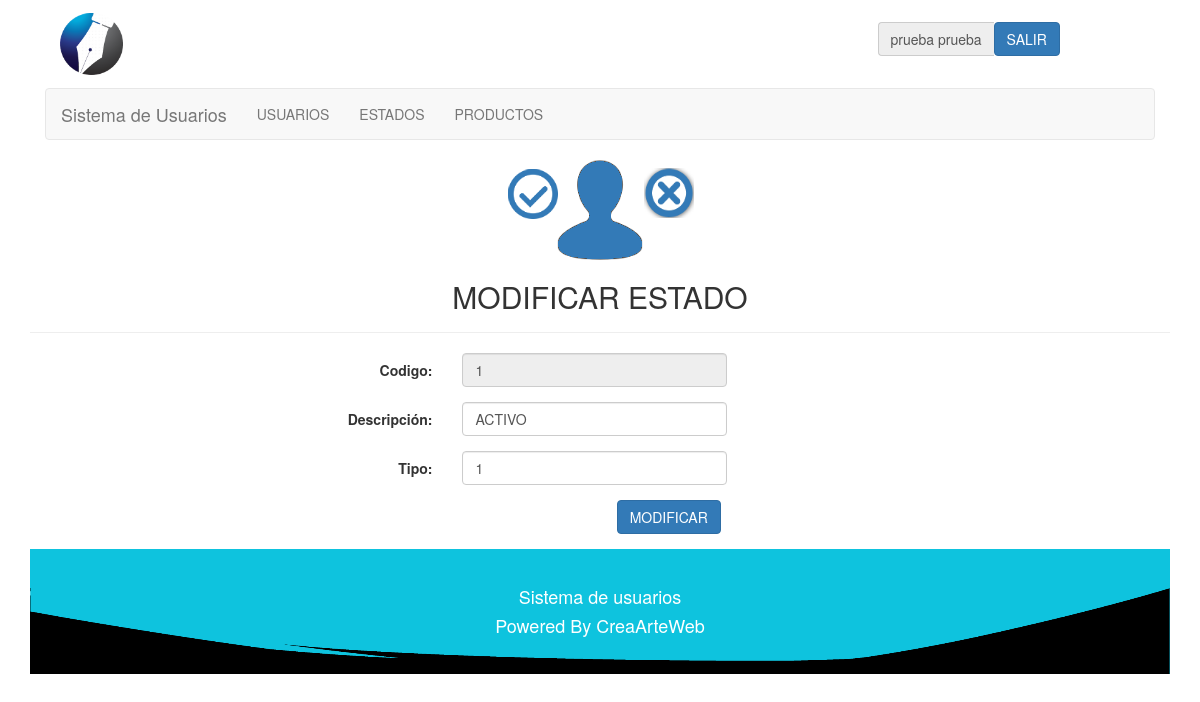
The page /php/estados/modificarEstado.php?codigoConsulta=1 (signed in) on the database its author committed.
### tables this page shows
CREATE TABLE IF NOT EXISTS `modulo` (
  `codigomodulo` int(10) NOT NULL,
  `descripcion` varchar(40) NOT NULL,
  `ruta` varchar(40) NOT NULL,
  `tipo` int(2) NOT NULL COMMENT '1-normal, 2-submenu, 3-principal submenu',
  PRIMARY KEY (`codigomodulo`)
);

CREATE TABLE IF NOT EXISTS `estado` (
  `codigoestado` int(3) NOT NULL AUTO_INCREMENT,
  `descripcion` varchar(30) NOT NULL,
  `tipo` int(3) NOT NULL COMMENT '1-estados usuarios, 2-estado de prestamos, 3-estados de recurso',
  PRIMARY KEY (`codigoestado`)
);

### php/lib/session.php (called while the page is built, shortened)
<?php
	include("../class/Usuario.php");
	include("../class/Modulo.php");
	include("../class/Estado.php");
	if (!isset($_SESSION["iniciada"]))
	{
		header( "location:../lib/logout.php" );
	}
	else
	{
		$miUsuario = unserialize( $_SESSION['miUsuario'] );
	}
?>

### php/class/Usuario.php (called while the page is built, shortened)
<?php
	class Usuario
	{
		private $perfil;
		function getPerfil()
		{
			return $this->perfil;
		}
	}
?>

### php/class/Modulo.php (called while the page is built, shortened)
<?php
	class Modulo
	{
		var $conexion;
		function setConexion ( $conexion )
		{
			$this -> conexion = $conexion;
		}
		function consultarUnModulo( $id )
		{
			$query = "SELECT *
					FROM modulo
					WHERE codigomodulo=$id";
			$this -> conexion -> conectar();
			$this -> conexion -> consultarRegistro( $query );
			$matrix = $this -> conexion->getMatrix();
			return $matrix;
		}
		function consultarModulosPerfil( $perfil )
		{
			$query = "SELECT * FROM perfilmodulo WHERE codigoperfil = '$perfil' ORDER BY codigomodulo";
			$this -> conexion -> conectar();
			$this -> conexion -> consultarRegistro( $query );
			$matrix = $this -> conexion->getMatrix();
			return $matrix;
		}
	}
?>

### php/lib/conexion.php (called while the page is built, shortened)
<?php
	class Conexion
	{
		private $servidor;
		private $usuario;
		private $enlace;
		private $consulta;
		function Conexion( $servidor, $bd, $usuario, $pass )
		{
			$this->servidor = $servidor;
			$this->bd = $bd;
			$this->usuario = $usuario;
		}
		function conectar()
		{
			$this->enlace = mysql_connect( $this->servidor, $this->usuario);
		}
		function consultarRegistro( $query )
		{
			$this->consulta = mysql_query( $query, $this->enlace );
		}
		function getMatrix()
		{
			$matrix = array();
			while( $row = mysql_fetch_array( $this->consulta ) )
			{
				$matrix[] = $row;
			}
			return $matrix;
		}
	}
?>

### php/class/Estado.php (called while the page is built, shortened)
<?php
	class Estado
	{
		private $codigo;
		private $descripcion;
		private $tipo;
		var $conexion;
		function Estado( $codigo,  $descripcion, $tipo )
		{
			$this->codigo = $codigo;
			$this->descripcion = $descripcion;
			$this->tipo = $tipo;
		}
		function getCodigo()
		{
			return $this->codigo;
		}
		function setCodigo( $codigo )
		{
			$this->codigo = $codigo;
		}
		function getDescripcion()
		{
			return $this->descripcion;
		}
		function setDescripcion( $descripcion )
		{
			$this->descripcion = $descripcion;
		}
		function getTipo()
		{
			return $this->tipo;
		}
		function setTipo( $tipo )
		{
			$this->tipo = $tipo;
		}
		function setConexion ( $conexion )
		{
			$this -> conexion = $conexion;
		}
		function consultarUnEstado( $id )
		{
			$query = "SELECT * FROM estado WHERE codigoestado='$id'";
			$this -> conexion -> conectar();
			$this -> conexion -> consultarRegistro( $query );
			$matrix = $this -> conexion->getMatrix();
			return $matrix;
		}
	}
?>

### php/estados/modificarEstado.php (the view, shortened to what this page needs)
<?php
	include("../lib/session.php");
?>
<html>
	<head>
		<link href = "../../css/bootstrap.min.css" rel = "stylesheet" type = "text/css" />
		<link href = "../../css/estilo.css" rel = "stylesheet" type = "text/css" />
	</head>
	<body>
		<div class="container">
			<div class ="col-lg-12 col-md-12 col-sm-12 col-xs-12" id='cabecera'>
				<?php
					include('../lib/barraUsuario.php');
				?>
			</div>
			<div class="col-lg-12 col-md-12 col-sm-12 col-xs-12" id='menu'>
				<?php
					include('../lib/menu.php');
				?>
			</div>
			<div class="page-header" align = "center">
				<image src='../../img/estado.png' class='img-responsive'>
				<h2>MODIFICAR ESTADO</h2>
			</div>
				<?php
				if( isset( $_GET['codigoConsulta'] ) )
				{
					$miVariable =  $_GET['codigoConsulta'];
					$miEstado = new Estado( $miVariable, "", "" );
					$miEstado -> setConexion( $conexion );
					$arregloModulo = $miEstado -> consultarUnEstado( $miVariable );
					if( $arregloModulo )
					foreach( $arregloModulo as $estadoConsulta )
					{
						$miEstado -> setCodigo( $estadoConsulta[0] );
						$miEstado -> setDescripcion( $estadoConsulta[1] );
						$miEstado -> setTipo( $estadoConsulta[2] );
					}
					$codigo = $miEstado -> getCodigo();
					$descripcion = $miEstado -> getDescripcion();
					$tipo = $miEstado -> getTipo();
				}
				else
				{
					$codigo = '';
					$descripcion = '';
					$tipo = '';
				}
			?>
			<div align='center' class="col-lg-offset-3 col-md-offset-3">
				<form class="form-horizontal" role="form" action="modificar.php" method="post">
					<div class="form-group">
			  	    	<label for="codigo" class="col-sm-2 control-label">Codigo:</label>
			  	    	<div class="col-sm-4">
			  	      		<input type="text" class="form-control" id="codigo"
			  		      		name="codigo" value='<?php echo $codigo; ?>' readonly="readonly" placeholder="id" required minlength=1/>
			  		    </div>
			  	  	</div>
			  	  	<div class="form-group">
		  	  		    <label for="descripcion" class="col-sm-2 control-label">Descripción:</label>
		  	  		    <div class="col-sm-4">
		  	  		      <input type="text" class="form-control" id="descripcion"
		  	  		      		name="descripcion" value='<?php echo $descripcion; ?>' placeholder="descripción" required/>
		  	  		    </div>
		  	  	  	</div>
		  	  	  	<div class="form-group">
		  	  		    <label for="type" class="col-sm-2 control-label">Tipo:</label>
		  	  		    <div class="col-sm-4">
		  	  		      <input type="text" class="form-control" id="type"
		  	  		      		name="tipo" value='<?php echo $tipo; ?>' placeholder="tipo" required/>
		  	  		    </div>
		  	  	  	</div>
					<div class="form-group">
					    <div class="col-sm-10">
					    	<button type="submit" class="btn btn-primary">MODIFICAR</button>
					    </div>
				  	</div>
				</form>
			</div>
			<div id="footer" class="col-lg-12 col-md-12 col-sm-12 col-xs-12">
				<?php
					include('../lib/footer.php');
				?>
			</div>
		</div>
	</body>
</html>

### php/lib/menu.php (shortened to what this page needs)
<nav class="navbar navbar-default">
	<div class="container-fluid">
		<div class="navbar-header">
		  	<a class="navbar-brand" href="../lib/home.php">
			  	Sistema de Usuarios
		  	</a>
		</div>
		<div class="collapse navbar-collapse" id="bs-example-navbar-collapse-1">
			<ul class="nav navbar-nav">
				<?php
					$miModulo = new Modulo( "", "", "", "" );
					$miModulo -> setConexion( $conexion );
					$modulosPerfil = $miModulo -> consultarModulosPerfil( $miUsuario->getPerfil() );
					if( $modulosPerfil )
					foreach( $modulosPerfil as $moduloP )
					{
						$modulo = $miModulo->consultarUnModulo( $moduloP[2] );
						if( $modulo )
						foreach( $modulo as $modulo2 )
						{
							if( $modulo2['3'] == 1  )
							{
								echo "<li class='divider-vertical'><a href='".$modulo2['2']."'>".$modulo2['1']."</a></li>";
							}
						}
					}
				?>
		  	</ul>
		</div>
	</div>
</nav>

### css/estilo.css (style rules this page uses)
#footer { background-color: #0EC3DE; background-repeat: no-repeat; background-position: center; padding: 2em 0 2em 0; text-align: center; background-image: url('../img/footer.png'); background-size: 100% 100%; color: #FFF; }

### rows shown on the page
modulo: descripcion "USUARIOS"
modulo: descripcion "ESTADOS"
modulo: descripcion "PRODUCTOS"
estado: codigo "1", descripcion "ACTIVO", tipo "1"

### other values the page prints
$miUsuario -> getNombre() "prueba"
$miUsuario -> getApellido() "prueba"
